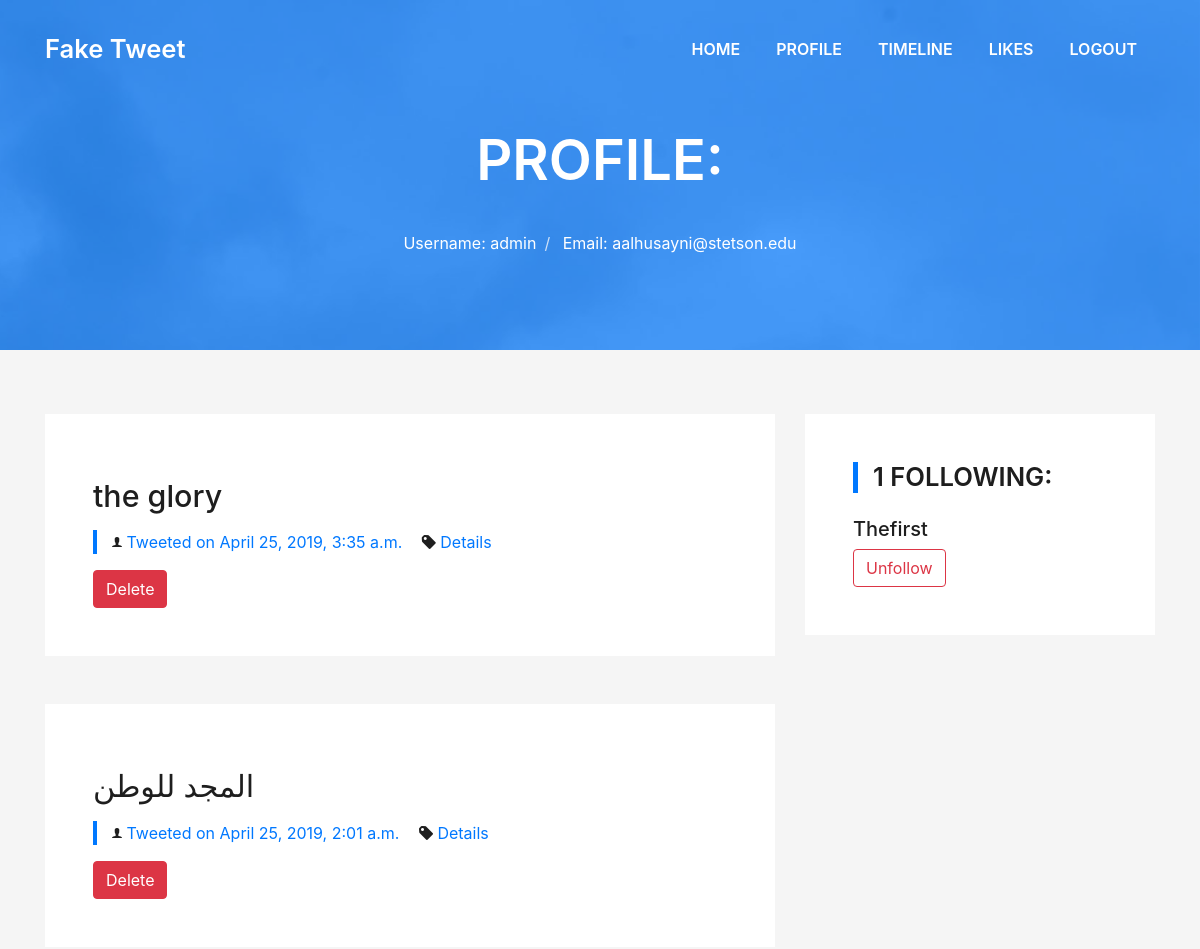
The page /profile/ (signed in, upper part) on the database as committed earlier.
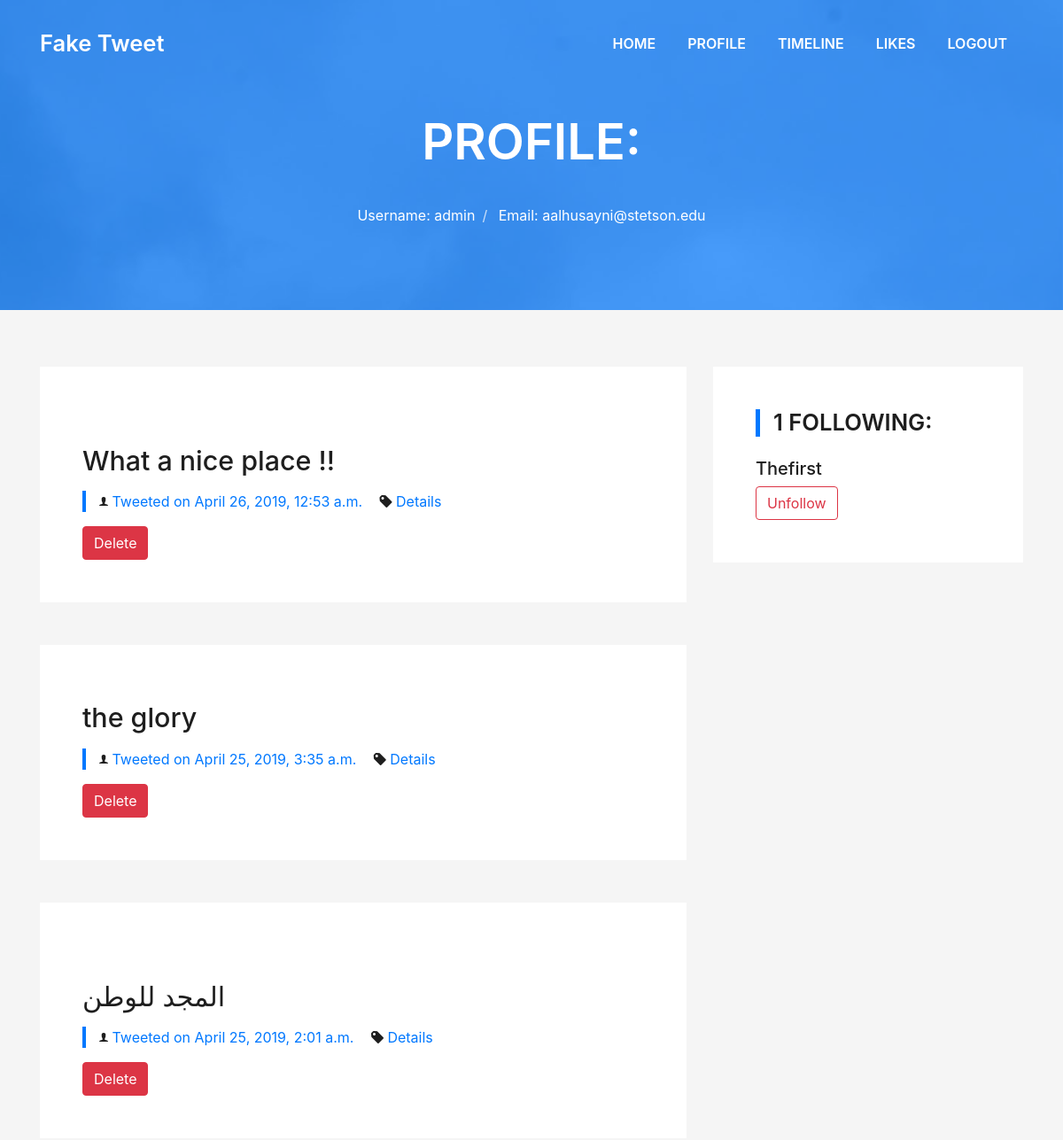
The same page on the database as committed later.
### twit/models.py (models this page shows, shortened)
class Tweet(models.Model):
    author = models.ForeignKey(User, on_delete=models.CASCADE)
    tweet = models.CharField(max_length=280)
    created = models.DateTimeField(auto_now_add=True)
    like = models.ManyToManyField(User, related_name= 'likes', blank=True)
    image = models.FileField(null=True, blank=True)

### twit/views.py (the view)
# urls.py: path('profile/', profile, name='profile'),
@login_required
def profile(request, pk = None):
    if pk:
        user = User.objects.get(pk=pk)
        context = {'user': user}
        return render(request, 'profile.html', context)
    else:
        user = request.user
    tweet = Tweet.objects.filter(author=user).order_by('-created')
    follos = Followings.objects.get(userid=user)
    followings = follos.following.all()
    context = {'user': user,
               'tweet': tweet,
               'following': followings,
               'follow': follos}
    return render(request, 'profile.html', context)

### twit/models.py (called while the page is built)
    def total(self):
        return self.following.count()

### twit/templates/profile.html (shortened to what this page needs)
{% extends "base.html" %}
{% block pagename %}
    Profile:
{% endblock %}
{% block profile %}
    <ol class="breadcrumb d-flex justify-content-center">
            <li class="breadcrumb-item">
              <a>Username: {{ user.username }}</a>
            </li>
            <li class="breadcrumb-item">
              <a>Email: {{ user.email }}</a>
            </li>
    </ol>
{% endblock %}
{% block content %}
  <section class="blog-wrapper sect-pt4" id="blog">
    <div class="container">
      <div class="row">
        <div class="col-md-8">
          {% for t in tweet %}
          <div class="post-box">
            <div class="post-thumb">
            </div>
            <div class="post-meta">
              <h1 class="article-title">{{ t.tweet }}</h1>
              <ul>
                <li>
                  <span class="ion-ios-person"></span>
                  <a>Tweeted on {{ t.created }}</a>
                </li>
                <li>
                  <span class="ion-pricetag"></span>
                  <a href="{% url 'details' id=t.id %}">Details</a>
                </li>
              </ul>
            </div>
            <form action="{% url 'deletetweet' %}" method="post">
              <button type="submit" name="tweetid" value="{{ t.id }}" class="btn btn-danger">Delete</button>
            </form>
          </div>
          {% endfor %}
          </div>
        <div class="col-md-4">
        {% if following %}
          <div class="widget-sidebar">
            <h4 class="sidebar-title"> {{ follow.total }} Following{{ follow.total|pluralize }}: </h4>
            <div class="sidebar-content">
              {% for f in following %}
                <h5> <a href="{% url 'profile_pk' pk=f.pk %}">{{ f.username }}</a></h5>
                 <a href="{% url 'unfollow' pk=f.pk %}">
                    <button type="button" class="btn btn-outline-danger">Unfollow</button>
                 </a>
              {% endfor %}
          {% elif follow.total == 0 %}
            <div class="widget-sidebar">
              <h4 class="sidebar-title">{{ follow.total }} Followings: </h4>
              <div class="sidebar-content"> <h3> You don't have any followings !!!</h3>
          {% endif %}
            </div>
          </div>
        </div>
      </div>
    </div>
  </section>
{% endblock %}

Rows that differ between the two databases and show on the page:
added Tweet: tweet "What a nice place !!", created "April 26, 2019, 12:53 a.m.", {{ t.id }} 15 (drawn)
